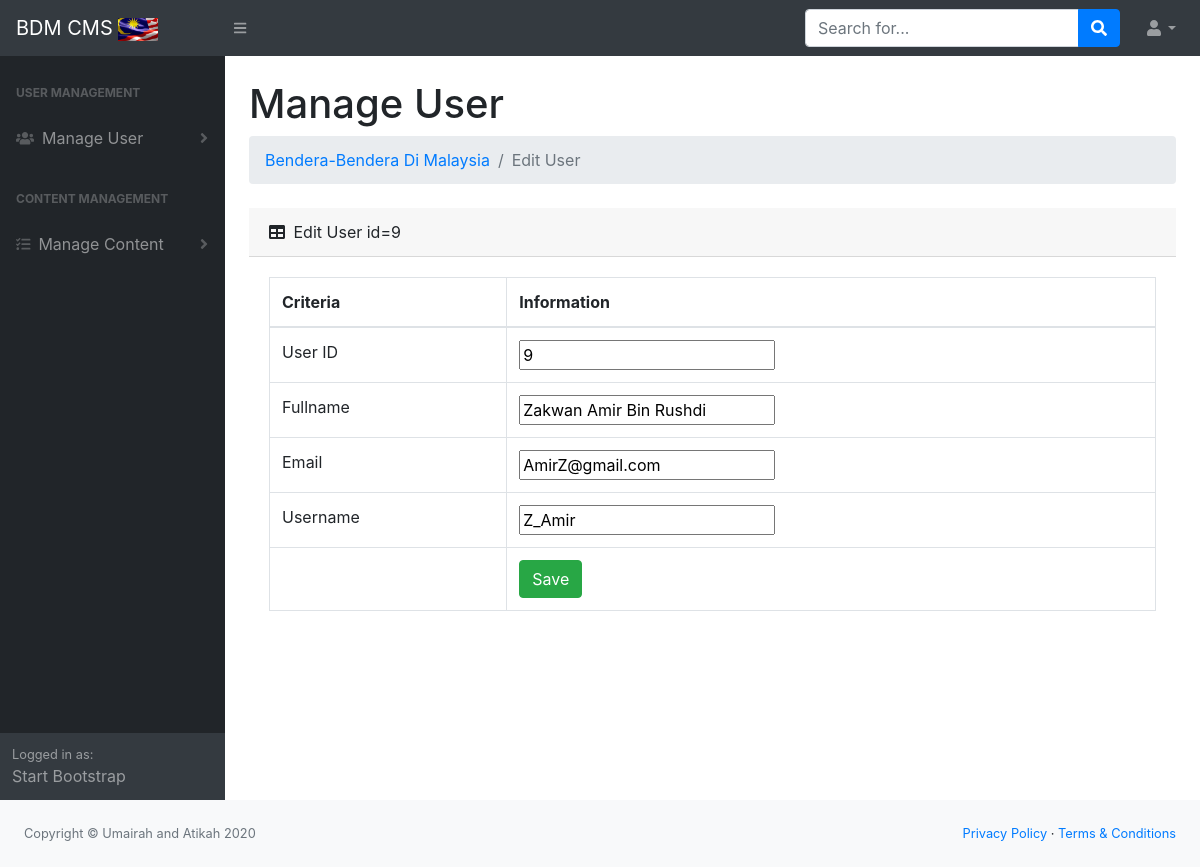
/edituser.php?userid=9, run on the app's committed database.
### tables this page shows
CREATE TABLE `user` (
  `userid` int(6) NOT NULL,
  `fullname` varchar(250) NOT NULL,
  `email` varchar(150) NOT NULL,
  `username` varchar(100) NOT NULL,
  `password` varchar(100) NOT NULL
);

### edituser.php (the view, shortened to what this page needs)
<?php
include 'header.php';
if(isset($_GET['userid'])){
	$userid = $_GET['userid'];
$sql = "SELECT * FROM user WHERE userid=$userid";
$result = $conn ->query($sql);
    if ($result->num_rows > 0) {
	   while($row = $result->fetch_assoc()) {
		   $userid = $row['userid'];
		   $fullname = $row['fullname'];
		   $email = $row['email'];
		   $username = $row['username'];
	   }
	}else {
	  echo "Error: " . $sql . "<br>" . $conn->error;
	}
}
?>
            <div id="layoutSidenav_content">
                <main>
                    <div class="container-fluid">
                        <h1 class="mt-4">Manage User</h1>
                        <ol class="breadcrumb mb-4">
                            <li class="breadcrumb-item"><a href="index.php">Bendera-Bendera Di Malaysia</a></li>
                            <li class="breadcrumb-item active">Edit User</li>
                        </ol>
							<div class="card-header">
								<i class="fas fa-table mr-1"></i>
								Edit User id=<?php echo $userid;?>
							</div>
							<div class="card-body">
                                <div  class="table-responsive">
                                    <table class="table table-bordered" width="100%" cellspacing="0" >
                                        <thead>
                                            <tr>
                                                <th>Criteria</th>
                                                <th>Information</th>
                                            </tr>
                                        </thead>
										<tbody>
	<form action="<?php echo $_SERVER['PHP_SELF'];?>" method="post">
	<tr>
		<td>User ID</td>
		<td><input type="text" name="userid" value="<?php echo $userid;?>" required></td>
	</tr>
	<tr>
		<td>Fullname</td>
		<td><input type="text" name="fullname" value="<?php echo $fullname;?>"></td>
	</tr>
	<tr>
		<td>Email</td>
		<td><input type="text" name="email" value="<?php echo $email;?>"></td>
	</tr>
	<tr>
		<td>Username</td>
		<td><input type="text" name="username" value="<?php echo $username;?>"></td>
	</tr>
	<tr>
	<td></td>
	<td><input class="btn btn-success" type="submit" name="submit" value="Save"></td>
	</tr>
	</form>
										</tbody>
									</table>
                                </div>
                            </div>
                        </div>
                    </div>
                    </div>
                <footer class="py-4 bg-light mt-auto">
                    <div class="container-fluid">
                        <div class="d-flex align-items-center justify-content-between small">
                            <div class="text-muted">Copyright &copy; Umairah and Atikah 2020</div>
                            <div>
                                <a href="#">Privacy Policy</a>
                                &middot;
                                <a href="#">Terms &amp; Conditions</a>
                            </div>
                        </div>
                    </div>
                </footer>
<?php
include 'footer.php';
?>

### data on the page
user: userid "9", fullname "Zakwan Amir Bin Rushdi", email "AmirZ@gmail.com", username "Z_Amir"
